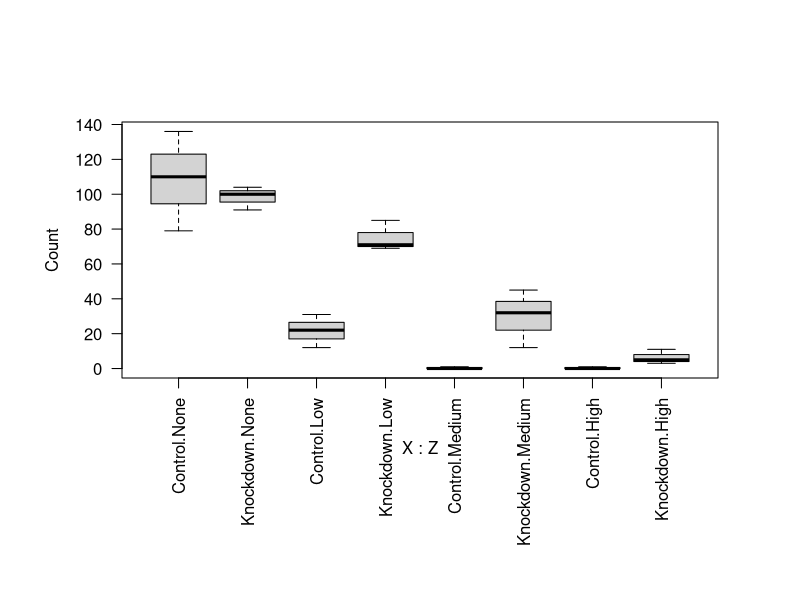
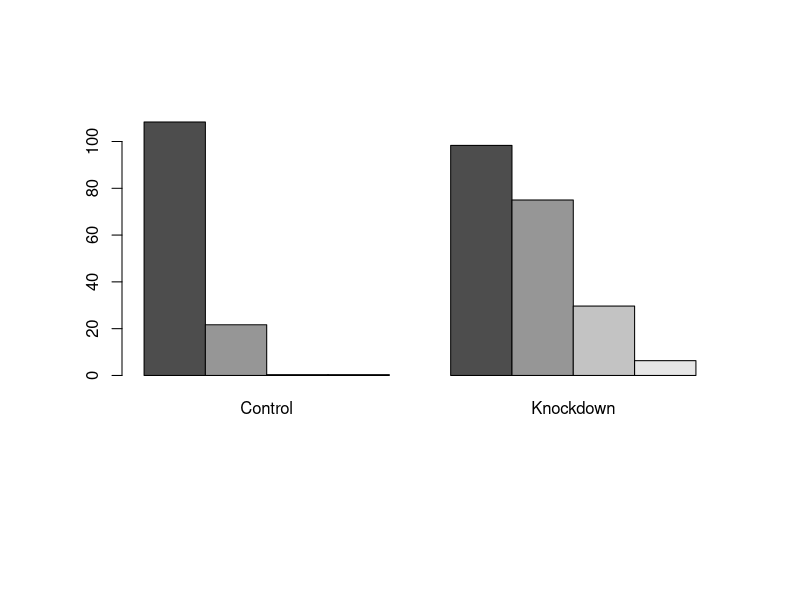

R code for these plots, in order:
# Load data, order Z and plot
colony<-read.csv("2.1_colony_run.csv")
colony$Z<-factor(colony$Z,c("None","Low","Medium","High"))
attach(colony)

par(oma=c(6,2,2,2))
boxplot(Count~X*Z,las=2)

# Analysis of Variance
colony.aov<-aov(Count~X*Z)
print(summary(colony.aov))

# Calculate group means
colony.means<-tapply(Count,list(Z,X),mean)
print(colony.means)
barplot(colony.means,beside=TRUE)
detach(colony)